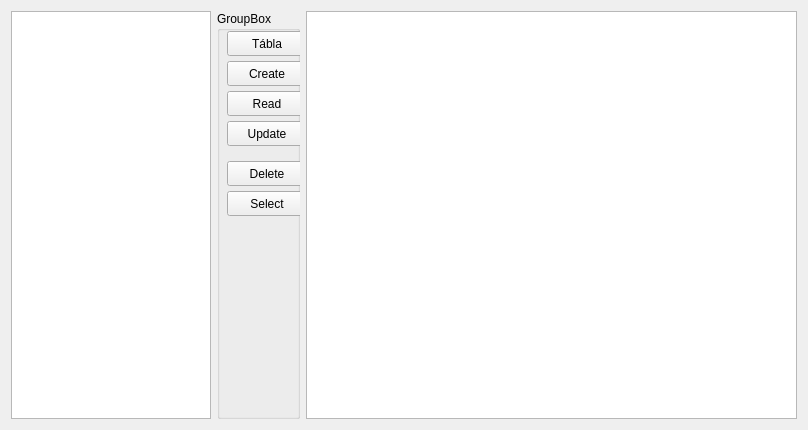
<?xml version="1.0" encoding="UTF-8"?>
<ui version="4.0">
 <class>masterDataForm</class>
 <widget class="QWidget" name="masterDataForm">
  <property name="geometry">
   <rect>
    <x>0</x>
    <y>0</y>
    <width>808</width>
    <height>430</height>
   </rect>
  </property>
  <property name="sizePolicy">
   <sizepolicy hsizetype="Expanding" vsizetype="Expanding">
    <horstretch>0</horstretch>
    <verstretch>0</verstretch>
   </sizepolicy>
  </property>
  <property name="maximumSize">
   <size>
    <width>16777215</width>
    <height>16777215</height>
   </size>
  </property>
  <property name="windowTitle">
   <string>MasterDataForm</string>
  </property>
  <layout class="QGridLayout" name="gridLayout">
   <property name="sizeConstraint">
    <enum>QLayout::SetDefaultConstraint</enum>
   </property>
   <item row="2" column="1">
    <widget class="QGroupBox" name="groupBox">
     <property name="title">
      <string>GroupBox</string>
     </property>
     <widget class="QPushButton" name="pushButton_tabla">
      <property name="geometry">
       <rect>
        <x>10</x>
        <y>20</y>
        <width>80</width>
        <height>25</height>
       </rect>
      </property>
      <property name="sizePolicy">
       <sizepolicy hsizetype="Fixed" vsizetype="Fixed">
        <horstretch>0</horstretch>
        <verstretch>0</verstretch>
       </sizepolicy>
      </property>
      <property name="minimumSize">
       <size>
        <width>80</width>
        <height>0</height>
       </size>
      </property>
      <property name="text">
       <string>Tábla</string>
      </property>
     </widget>
     <widget class="QPushButton" name="pushButton_create">
      <property name="geometry">
       <rect>
        <x>10</x>
        <y>50</y>
        <width>80</width>
        <height>25</height>
       </rect>
      </property>
      <property name="sizePolicy">
       <sizepolicy hsizetype="Fixed" vsizetype="Fixed">
        <horstretch>0</horstretch>
        <verstretch>0</verstretch>
       </sizepolicy>
      </property>
      <property name="minimumSize">
       <size>
        <width>80</width>
        <height>0</height>
       </size>
      </property>
      <property name="text">
       <string>Create</string>
      </property>
     </widget>
     <widget class="QPushButton" name="pushButton_read">
      <property name="geometry">
       <rect>
        <x>10</x>
        <y>80</y>
        <width>80</width>
        <height>25</height>
       </rect>
      </property>
      <property name="sizePolicy">
       <sizepolicy hsizetype="Fixed" vsizetype="Fixed">
        <horstretch>0</horstretch>
        <verstretch>0</verstretch>
       </sizepolicy>
      </property>
      <property name="minimumSize">
       <size>
        <width>80</width>
        <height>0</height>
       </size>
      </property>
      <property name="text">
       <string>Read</string>
      </property>
     </widget>
     <widget class="QPushButton" name="pushButton_update">
      <property name="geometry">
       <rect>
        <x>10</x>
        <y>110</y>
        <width>80</width>
        <height>25</height>
       </rect>
      </property>
      <property name="sizePolicy">
       <sizepolicy hsizetype="Fixed" vsizetype="Fixed">
        <horstretch>0</horstretch>
        <verstretch>0</verstretch>
       </sizepolicy>
      </property>
      <property name="minimumSize">
       <size>
        <width>80</width>
        <height>0</height>
       </size>
      </property>
      <property name="text">
       <string>Update</string>
      </property>
     </widget>
     <widget class="QPushButton" name="pushButton_delete">
      <property name="geometry">
       <rect>
        <x>10</x>
        <y>150</y>
        <width>80</width>
        <height>25</height>
       </rect>
      </property>
      <property name="sizePolicy">
       <sizepolicy hsizetype="Fixed" vsizetype="Fixed">
        <horstretch>0</horstretch>
        <verstretch>0</verstretch>
       </sizepolicy>
      </property>
      <property name="minimumSize">
       <size>
        <width>80</width>
        <height>0</height>
       </size>
      </property>
      <property name="text">
       <string>Delete</string>
      </property>
     </widget>
     <widget class="QPushButton" name="pushButton_select">
      <property name="geometry">
       <rect>
        <x>10</x>
        <y>180</y>
        <width>80</width>
        <height>25</height>
       </rect>
      </property>
      <property name="sizePolicy">
       <sizepolicy hsizetype="Fixed" vsizetype="Fixed">
        <horstretch>0</horstretch>
        <verstretch>0</verstretch>
       </sizepolicy>
      </property>
      <property name="minimumSize">
       <size>
        <width>80</width>
        <height>0</height>
       </size>
      </property>
      <property name="text">
       <string>Select</string>
      </property>
     </widget>
    </widget>
   </item>
   <item row="2" column="0">
    <widget class="QListWidget" name="listWidget_tabla">
     <property name="enabled">
      <bool>true</bool>
     </property>
     <property name="sizePolicy">
      <sizepolicy hsizetype="Fixed" vsizetype="Expanding">
       <horstretch>0</horstretch>
       <verstretch>0</verstretch>
      </sizepolicy>
     </property>
     <property name="minimumSize">
      <size>
       <width>200</width>
       <height>0</height>
      </size>
     </property>
     <property name="maximumSize">
      <size>
       <width>200</width>
       <height>16777215</height>
      </size>
     </property>
     <property name="baseSize">
      <size>
       <width>200</width>
       <height>0</height>
      </size>
     </property>
    </widget>
   </item>
   <item row="2" column="2">
    <widget class="QTableView" name="tableView">
     <property name="sizePolicy">
      <sizepolicy hsizetype="Expanding" vsizetype="Expanding">
       <horstretch>0</horstretch>
       <verstretch>0</verstretch>
      </sizepolicy>
     </property>
     <property name="minimumSize">
      <size>
       <width>320</width>
       <height>240</height>
      </size>
     </property>
     <property name="maximumSize">
      <size>
       <width>2048</width>
       <height>768</height>
      </size>
     </property>
    </widget>
   </item>
  </layout>
 </widget>
 <resources/>
 <connections/>
</ui>
